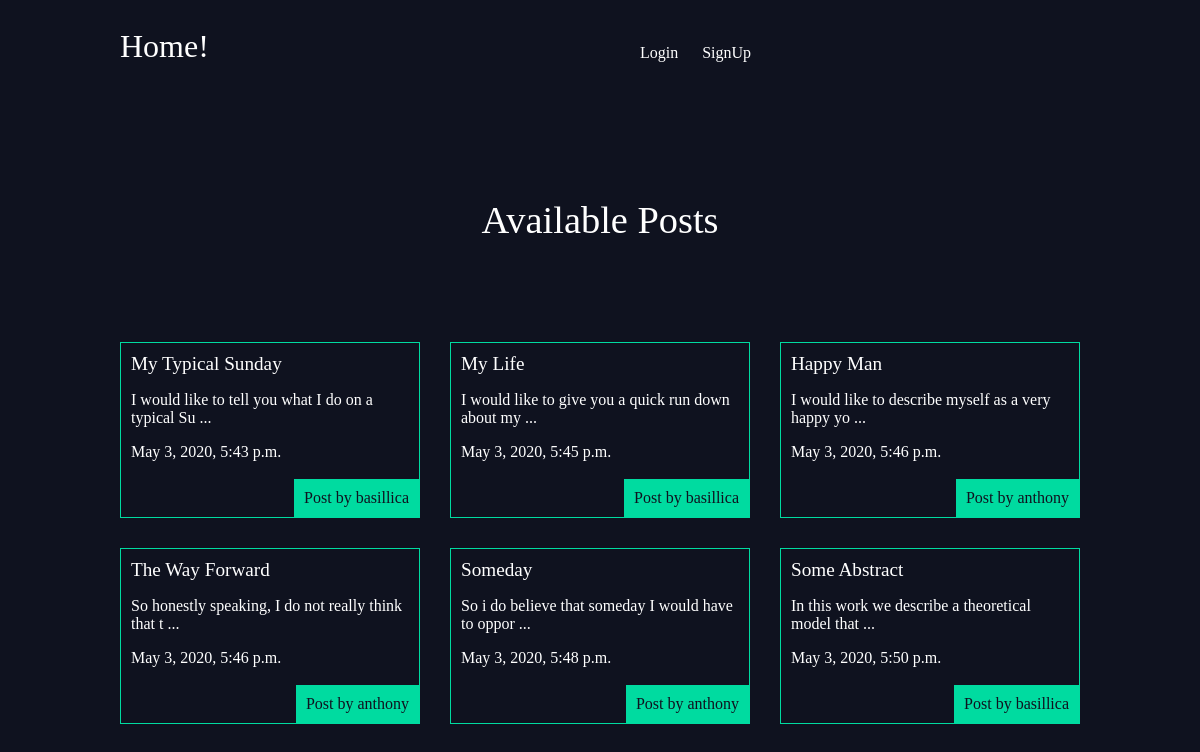
The app's page /articles/ with its own data.
### articles/models.py (models this page shows, shortened)
class Article(models.Model):
    title = models.CharField(max_length=100)
    slug = models.SlugField()
    body = models.TextField()
    date = models.DateTimeField(auto_now_add=True)
    thumb = models.ImageField(default="default.png", blank=True)
    author = models.ForeignKey(User, on_delete=models.DO_NOTHING,default=None)
    def snippet(self):
        return self.body[:50] + ' ...'

### articles/views.py (the view)
# urls.py: url(r'^articles/', include('articles.urls')),
def articles(request):
    articles = Article.objects.all().order_by('date')
    return render(request, 'articles/articles.html', {'articles':articles})

### articles/templates/articles/articles.html
{% extends 'base_layout.html' %}
{% block content%}
  <h1>Available Posts</h1>
  <div class="articles">
    {% for article in articles%}
      <div class="article">
        <h2> <a href="{% url 'articles:detail' slug=article.slug %}"> {{article.title}} </a> </h2>
        <p> {{article.snippet}} </p>
        <p> {{article.date}} </p>
        <p class="author">Post by {{article.author.username}} </p>
      </div>
    {% endfor %}
  </div>
{% endblock %}

### templates/base_layout.html (shortened to what this page needs)
{% load static %}
<!DOCTYPE html>
<html lang="en" dir="ltr">
  <head>
    <link rel="stylesheet" href="{% static 'styles.css' %}">
  </head>
  <body>
    <header class="wrapper">
      <h1> <a href="{% url 'home' %}"> Home! </a> </h1>
      <nav>
        <ul>
          {% if user.is_authenticated %}
          <li>
            <form class="logout-link" action="{% url 'accounts:logout' %}" method="post">
              {% csrf_token %}
              <button type="submit">Logout</button>
            </form>
          </li>
          <li> <a href="{% url 'articles:create' %}" class='highlight'>New Article</a> </li>
          {% else %}
          <li> <a href="{% url 'accounts:login' %}"> Login</a> </li>
          <li> <a href="{% url 'accounts:signup' %}"> SignUp</a> </li>
          {% endif %}
        </ul>
      </nav>
    </header>
    <div class="wrapper">
      {% block content %}
      {% endblock %}
    </div>
  </body>
</html>

### assets/styles.css (style rules this page uses)
body { background-color: #0f121f; background-image: url(core.jpg); background-repeat-y: no-repeat; color: #fff }
body * { font-family: Ubuntu; }
h1,h2,h3,h4,h5 { font-weight: normal; margin: 0; }
a, a:hover, a:visited { color: #fff; text-decoration: none; }
.wrapper { max-width: 960px; margin: 0 auto; }
div.wrapper h1 { text-align: center; margin: 100px; font-size: 2.4em; }
header { display: grid; grid-template-columns: 1fr 1fr; padding: 20px 0; }
nav { justify-sef: end; }
nav li { display: inline-block; margin-right: 20px; }
.articles { display: grid; grid-template-columns: 1fr 1fr 1fr; grid-gap: 30px; }
.article { padding: 10px; border: 1px solid #00dba0; position: relative; padding-bottom: 40px; }
.article h2 { font-size: 1.2em; }
.article .author { padding: 10px; background: #00dba0; position: absolute; right: 0; bottom: 0; margin: 0; color: #0f121f; }

### records on screen
Article: title "My Typical Sunday", snippet "I would like to tell you what I do on a typical Su ...", date "May 3, 2020, 5:43 p.m.", author.username "basillica"
Article: title "My Life", snippet "I would like to give you a quick run down about my ...", date "May 3, 2020, 5:45 p.m.", author.username "basillica"
Article: title "Happy Man", snippet "I would like to describe myself as a very happy yo ...", date "May 3, 2020, 5:46 p.m.", author.username "anthony"
Article: title "The Way Forward", snippet "So honestly speaking, I do not really think that t ...", date "May 3, 2020, 5:46 p.m.", author.username "anthony"
Article: title "Someday", snippet "So i do believe that someday I would have to oppor ...", date "May 3, 2020, 5:48 p.m.", author.username "anthony"
Article: title "Some Abstract", snippet "In this work we describe a theoretical model that ...", date "May 3, 2020, 5:50 p.m.", author.username "basillica"
